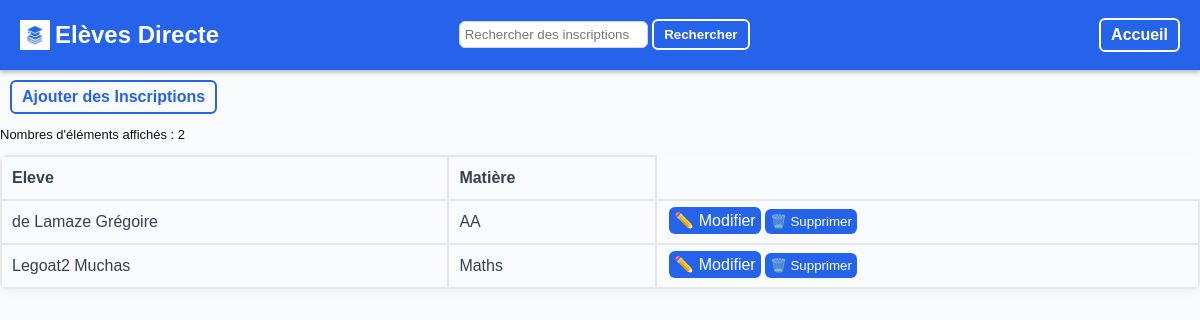
Page /inscription/liste on the committed database.
### tables this page shows
CREATE TABLE Matiere (
    Id INTEGER PRIMARY KEY AUTOINCREMENT,
    Nom TEXT NOT NULL,
    Nombre_Heures INTEGER NOT NULL,
    Id_Professeur INTEGER NOT NULL, 
    FOREIGN KEY (Id_Professeur)
        REFERENCES Professeur(Id)
        ON DELETE CASCADE
        ON UPDATE CASCADE
    );

### Backend.py (the view)
@app.route('/inscription/liste', methods=["POST","GET"])
def liste_inscription():
    _infos={"element" : "des inscriptions","URL_ajout": "/inscription/ajout", "ajout_boutton": "Ajouter des Inscriptions","URL_update": "/inscription/update" }
    if request.method=="POST":
        if request.form.get("type")=="supprimer":
            id=request.form["id"]
            edit_sql("DELETE FROM Inscription WHERE Id=?", (str(id),))
    if request.args.get("type")=="recherche":
        chaine=request.args.get("recherche")
        return render_template('liste.html', valeurs=execute_sql("SELECT * FROM Inscription WHERE Nom LIKE ?",(f"%{chaine}%",)), colonnes=colonnes_inscription, infos= _infos, recherche=chaine)
    return render_template('liste.html', valeurs=remplacer_elements("Inscription",execute_sql("SELECT * FROM Inscription", ())), colonnes=colonnes_inscription, infos= _infos)

### Backend.py (called while the page is built)
def execute_sql(commande, argument=()):
    conn = sqlite3.connect(DB_NAME)
    c = conn.cursor()
    c.execute(commande, argument)
    valeurs = c.fetchall()
    conn.commit()
    conn.close()
    return valeurs

def convert_en_dico(donnes):
    dico={}
    for i in donnes:
        dico[i[0]]=i
    return dico

### templates/liste.html (shortened to what this page needs)
<!DOCTYPE html>
<html lang="fr">
<head>
    <link rel="stylesheet" href="../static/styles.css">
</head>
<body>
    {% include "composants/topbar.html" %}
   <a class="back_button" href='{{infos["URL_ajout"]}}'>{{infos["ajout_boutton"]}}</a>
        <div class="haut_tableau">
            <p id="compteur_text" class="compteur">Nombres d'éléments affichés : <span id="compteur"></span></p>
        </div>
    <table>
        <tr>
        {% for c in colonnes %}
            <th>{{ c["titre"] }}</th>
        {% endfor %}
        </tr>
        {% for v in valeurs %}
        <tr>
            {% for c in colonnes %}
            <td>{{v[c["order"]]}}</td>
            {% endfor %}
            <td class="button_case">
                <form class="actions-buttons-form" method="POST">
                    <a href="{{ infos['URL_update']}}?id={{ v[0] }}">✏️ Modifier</a>
                    <button type="submit">🗑️ Supprimer</button>
                </form>
            </td>
        </tr>
        {% endfor %}
    </table>
</body>
</html>

### static/styles.css (style rules this page uses)
body { font-family: Arial, sans-serif; background-color: #f9fafb; color: #2563eb; margin: 0; }
table { width : 100%; box-shadow: 0 3px 10px rgba(0,0,0,0.05); border-collapse: collapse; border-radius: 8px; overflow: hidden; }
th, td { border: 2px solid #e5e7eb; overflow: hidden; text-align: left; color: #374151; padding: 12px 10px; }
.button_case { padding: 1px; gap: 10px; align-items: center; width:min-content; }
.button_case button { background-color: #2563eb; color : white; border: none; padding: 5px; border-radius: 6px; cursor: pointer; }
.button_case a { background-color: #2563eb; color : white; border: none; padding: 5px; border-radius: 6px; cursor: pointer; text-decoration: none; }
.back_button { display: inline-block; border: 2px solid #2563eb; border-radius: 6px; padding: 6px 10px; text-decoration: none; font-weight: bold; color: #2563eb; cursor: pointer; margin-top: 10px; margin-left: 10px; }
.actions-buttons-form { padding: 1px; gap: 10px; align-items: center; margin-left: 10px; }
.compteur { color: #111; font-size: small; }
.haut_tableau { display: flex; align-items: center; margin: 0; }

### rows in the picture
Matiere: v "de Lamaze Grégoire" "AA"
Matiere: v "Legoat2 Muchas" "Maths"

### other values in the picture
{{ infos["ajout_boutton"] }} "Ajouter des Inscriptions"
{{ c["titre"] }} "Eleve" "Matière"
